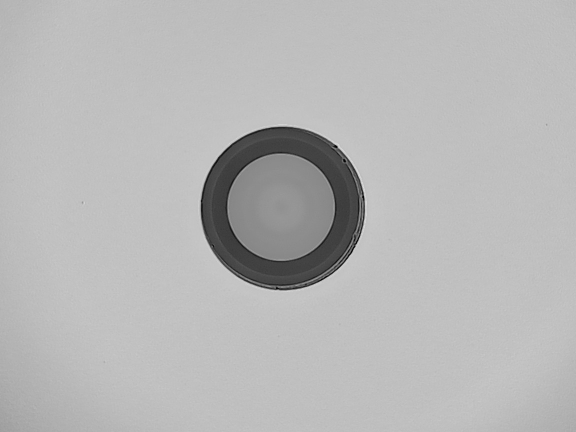
#> input picture current-process/old_version/image_batch/ima18.jpg, 1152 x 864 px (shown at 1/2 size)
$ python -i lei_scratch_detection.py   (imports and definitions only)   (older library calls are emulated)
#> lines starting #> are read from the running program, lines starting #| are printed output that depends on the picture
"""
LEI (Linear Element Imaging) Scratch Detection
==============================================
Advanced scratch and linear defect detection algorithm using multi-scale
and multi-directional filtering. Optimized for detecting scratches, cracks,
and other linear defects on fiber optic end-faces.

This implementation includes enhanced directional filtering with Gaussian-weighted
kernels and multi-scale analysis for robust detection of linear features.
"""
import cv2
import numpy as np
from typing import List, Tuple


def process_image(image: np.ndarray,
                  kernel_lengths: str = "7,11,15,21,31",
                  angle_step: int = 10,
                  detection_scales: str = "1.0,0.75,1.25",
                  enhance_contrast: bool = True,
                  use_tophat: bool = True,
                  min_scratch_length: int = 10,
                  min_aspect_ratio: float = 2.5,
                  threshold_method: str = "combined",
                  visualization_mode: str = "overlay") -> np.ndarray:
    """
    Detect scratches and linear defects using Linear Element Imaging (LEI).

    LEI uses directional filtering at multiple orientations and scales to
    detect linear features. It's particularly effective for scratches that
    may be faint or have varying orientations.

    Args:
        image: Input image (grayscale or color)
        kernel_lengths: Comma-separated list of kernel lengths to use
        angle_step: Angular resolution in degrees (5-30)
        detection_scales: Comma-separated scale factors for multi-scale analysis
        enhance_contrast: Apply CLAHE for better scratch visibility
        use_tophat: Apply morphological top-hat before detection
        min_scratch_length: Minimum length for valid scratches (pixels)
        min_aspect_ratio: Minimum aspect ratio (length/width) for scratches
        threshold_method: Thresholding method ("otsu", "adaptive", "combined")
        visualization_mode: Output mode ("overlay", "mask", "enhanced", "directional")

    Returns:
        Visualization of detected scratches based on selected mode

    Technical Details:
        - Multi-directional filtering captures scratches at any angle
        - Gaussian-weighted kernels provide better response to linear features
        - Multi-scale processing detects both fine and wide scratches
        - Non-maximum suppression removes duplicate detections
    """
    # Parse parameters
    try:
        kernel_list = [int(k.strip()) for k in kernel_lengths.split(',')]
        scale_list = [float(s.strip()) for s in detection_scales.split(',')]
    except:
        kernel_list = [7, 11, 15, 21, 31]
        scale_list = [1.0, 0.75, 1.25]

    # Validate parameters
    angle_step = max(5, min(30, angle_step))
    min_aspect_ratio = max(1.5, min(10.0, min_aspect_ratio))

    # Convert to grayscale if needed
    if len(image.shape) == 3:
        gray = cv2.cvtColor(image, cv2.COLOR_BGR2GRAY)
        color_image = image.copy()
    else:
        gray = image.copy()
        color_image = cv2.cvtColor(gray, cv2.COLOR_GRAY2BGR)

    # Initialize result storage
    all_scratch_maps = []
    directional_responses = {}

    # Multi-scale processing
    for scale in scale_list:
        # Resize image if needed
        if scale != 1.0:
            scaled_h = int(gray.shape[0] * scale)
            scaled_w = int(gray.shape[1] * scale)
            scaled_image = cv2.resize(gray, (scaled_w, scaled_h), interpolation=cv2.INTER_LINEAR)
        else:
            scaled_image = gray.copy()

        # Enhance contrast if requested
        if enhance_contrast:
            clahe = cv2.createCLAHE(clipLimit=3.0, tileGridSize=(8, 8))
            enhanced = clahe.apply(scaled_image)
        else:
            enhanced = scaled_image

        # Apply morphological top-hat to enhance linear structures
        if use_tophat:
            kernel_tophat = cv2.getStructuringElement(cv2.MORPH_RECT, (1, 15))
            tophat = cv2.morphologyEx(enhanced, cv2.MORPH_TOPHAT, kernel_tophat)
            # Also compute bottom-hat for dark scratches
            blackhat = cv2.morphologyEx(enhanced, cv2.MORPH_BLACKHAT, kernel_tophat)
            # Combine both
            enhanced = cv2.add(tophat, blackhat)

        # Initialize scratch map for this scale
        scratch_map = np.zeros_like(enhanced, dtype=np.float32)

        # Process each orientation
        for angle in range(0, 180, angle_step):
            angle_rad = np.deg2rad(angle)

            # Response for this angle
            angle_response = np.zeros_like(enhanced, dtype=np.float32)

            for kernel_length in kernel_list:
                # Create enhanced Gaussian-weighted linear kernel
                kernel = _create_gaussian_line_kernel(kernel_length, angle)

                # Apply directional filter
                response = cv2.filter2D(enhanced.astype(np.float32), cv2.CV_32F, kernel)

                # Non-maximum suppression in perpendicular direction
                nms_response = _directional_nms(response, angle + 90)

                # Accumulate response
                angle_response = np.maximum(angle_response, nms_response)

            # Update scratch map with maximum response
            scratch_map = np.maximum(scratch_map, angle_response)

            # Store directional response for visualization
            if scale == 1.0:  # Only store for original scale
                directional_responses[angle] = angle_response

        # Resize back to original size if needed
        if scale != 1.0:
            scratch_map = cv2.resize(scratch_map, (gray.shape[1], gray.shape[0]),
                                   interpolation=cv2.INTER_LINEAR)

        all_scratch_maps.append(scratch_map)

    # Combine multi-scale results
    combined_scratch_map = np.mean(all_scratch_maps, axis=0)

    # Normalize to 0-255 range
    combined_scratch_map = cv2.normalize(combined_scratch_map, None, 0, 255,
                                       cv2.NORM_MINMAX, dtype=cv2.CV_8U)

    # Apply thresholding
    if threshold_method == "otsu":
        _, binary = cv2.threshold(combined_scratch_map, 0, 255,
                                cv2.THRESH_BINARY + cv2.THRESH_OTSU)
    elif threshold_method == "adaptive":
        binary = cv2.adaptiveThreshold(combined_scratch_map, 255,
                                     cv2.ADAPTIVE_THRESH_GAUSSIAN_C,
                                     cv2.THRESH_BINARY, 15, -2)
    elif threshold_method == "combined":
        # Use both Otsu and adaptive, combine results
        _, otsu = cv2.threshold(combined_scratch_map, 0, 255,
                              cv2.THRESH_BINARY + cv2.THRESH_OTSU)
        adaptive = cv2.adaptiveThreshold(combined_scratch_map, 255,
                                       cv2.ADAPTIVE_THRESH_GAUSSIAN_C,
                                       cv2.THRESH_BINARY, 15, -2)
        binary = cv2.bitwise_or(otsu, adaptive)
    else:
        # Simple threshold
        _, binary = cv2.threshold(combined_scratch_map, 127, 255, cv2.THRESH_BINARY)

    # Morphological operations to connect scratch fragments
    kernel_connect = cv2.getStructuringElement(cv2.MORPH_RECT, (5, 1))
    binary = cv2.morphologyEx(binary, cv2.MORPH_CLOSE, kernel_connect)

    # Filter by linear characteristics
    cleaned_mask = _filter_linear_components(binary, min_scratch_length, min_aspect_ratio)

    # Generate visualization
    if visualization_mode == "mask":
        # Binary mask
        result = cv2.cvtColor(cleaned_mask, cv2.COLOR_GRAY2BGR)

    elif visualization_mode == "enhanced":
        # Enhanced scratch visibility
        enhanced_vis = cv2.normalize(combined_scratch_map, None, 0, 255, cv2.NORM_MINMAX)
        enhanced_colored = cv2.applyColorMap(enhanced_vis, cv2.COLORMAP_HOT)
        result = enhanced_colored

    elif visualization_mode == "directional":
        # Directional response visualization
        result = _create_directional_visualization(directional_responses, gray.shape[:2])

    elif visualization_mode == "overlay":
        # Overlay on original
        result = color_image.copy()

        # Create colored overlay for scratches
        scratch_overlay = np.zeros_like(result)
        scratch_overlay[cleaned_mask > 0] = (0, 255, 255)  # Yellow for scratches

        # Find individual scratches for labeling
        num_labels, labels, stats, centroids = cv2.connectedComponentsWithStats(
            cleaned_mask, connectivity=8
        )

        # Draw each scratch with bounding box
        for i in range(1, num_labels):
            x, y, w, h = stats[i, cv2.CC_STAT_LEFT:cv2.CC_STAT_LEFT+4]
            cv2.rectangle(result, (x, y), (x+w, y+h), (0, 255, 0), 1)

        # Blend overlay
        result = cv2.addWeighted(result, 0.7, scratch_overlay, 0.3, 0)

        # Add scratch count
        cv2.putText(result, f"Scratches: {num_labels - 1}",
                   (10, 30), cv2.FONT_HERSHEY_SIMPLEX, 0.7, (0, 255, 0), 2)

    else:
        result = color_image

    return result


def _create_gaussian_line_kernel(length: int, angle: float, sigma_ratio: float = 6.0) -> np.ndarray:
    """
    Create a Gaussian-weighted linear kernel at specified angle.

    Args:
        length: Length of the line kernel
        angle: Angle in degrees
        sigma_ratio: Ratio for Gaussian sigma (length/sigma_ratio)

    Returns:
        Rotated Gaussian line kernel
    """
    # Create kernel with padding for rotation
    kernel_size = length + 4
    kernel = np.zeros((kernel_size, kernel_size), dtype=np.float32)
    center = kernel_size // 2

    # Create Gaussian-weighted line
    sigma = length / sigma_ratio
    for i in range(length):
        pos = i - length // 2
        weight = np.exp(-pos**2 / (2 * sigma**2))
        y = center + pos
        if 0 <= y < kernel_size:
            kernel[y, center] = weight

    # Rotate kernel
    M = cv2.getRotationMatrix2D((center, center), angle, 1)
    rotated_kernel = cv2.warpAffine(kernel, M, (kernel_size, kernel_size))

    # Normalize
    kernel_sum = np.sum(rotated_kernel)
    if kernel_sum > 0:
        rotated_kernel = rotated_kernel / kernel_sum

    return rotated_kernel


def _directional_nms(response: np.ndarray, angle: float, kernel_size: int = 5) -> np.ndarray:
    """
    Apply non-maximum suppression in specified direction.

    Args:
        response: Filter response map
        angle: Direction for NMS (perpendicular to features)
        kernel_size: Size of NMS kernel

    Returns:
        Response after NMS
    """
    # Create directional kernel for NMS
    nms_kernel = np.zeros((kernel_size, kernel_size), dtype=np.float32)
    center = kernel_size // 2
    nms_kernel[center, :] = 1.0

    # Rotate for specified angle
    M = cv2.getRotationMatrix2D((center, center), angle, 1)
    nms_kernel_rot = cv2.warpAffine(nms_kernel, M, (kernel_size, kernel_size))

    # Apply NMS
    local_max = cv2.dilate(response, nms_kernel_rot)
    nms_result = np.where(response >= local_max * 0.95, response, 0)

    return nms_result


# [83 lines left out: functions _filter_linear_components, _create_directional_visualization, not called in this run]


# Test code
# [36 lines not run here, left out]

>>> import cv2
>>> picture = cv2.imread('../../../../current-process/old_version/image_batch/ima18.jpg')
#> picture is the input picture: shape (864, 1152, 3); min 0, max 239, mean 182.7
>>> result = process_image(picture)
#> the loop in process_image, `for scale in scale_list:` made 1 pass
#> pass 1, in process_image, `enhanced = clahe.apply(scaled_image)`:
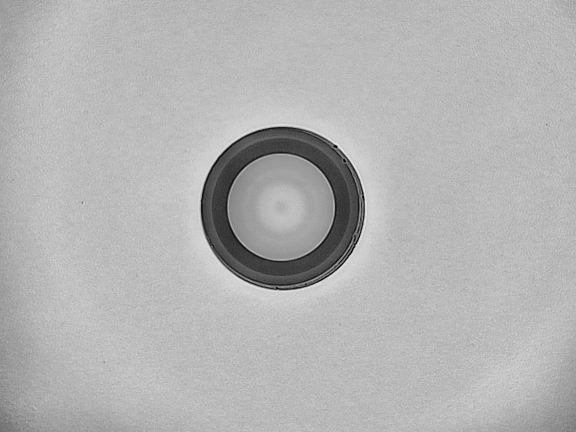
#> enhanced: shape (864, 1152) (shown at 1/2 size); min 0, max 244, mean 179.2
#> pass 1, in process_image, `tophat = cv2.morphologyEx(enhanced, cv2.MORPH_TOPHAT, kernel_tophat)`:
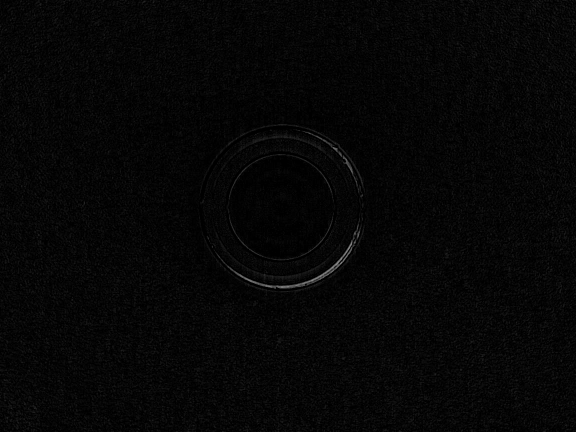
#> tophat: shape (864, 1152) (shown at 1/2 size); min 0, max 155, mean 5.9
#> after the loop in process_image, `for scale in scale_list:`: all_scratch_maps = []; directional_responses = 0 items
#> (the run stopped early here; a loop or call above may not have finished)
